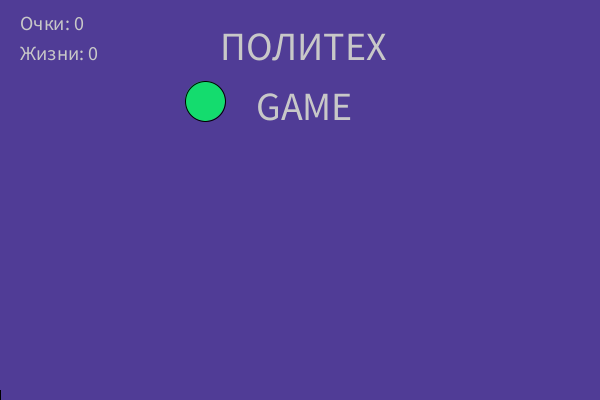
Frame 1 (no input)
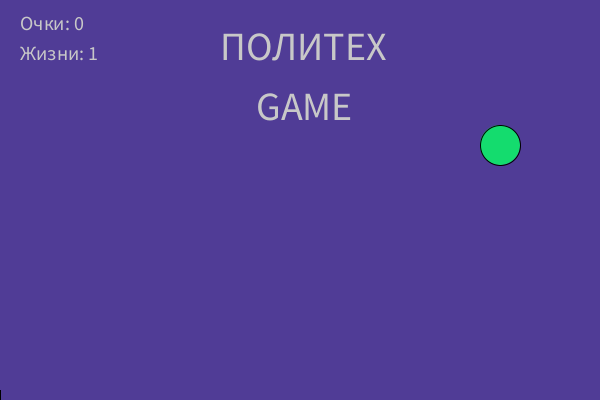
Frame 60 (the mouse pressed at the canvas centre just before this capture)
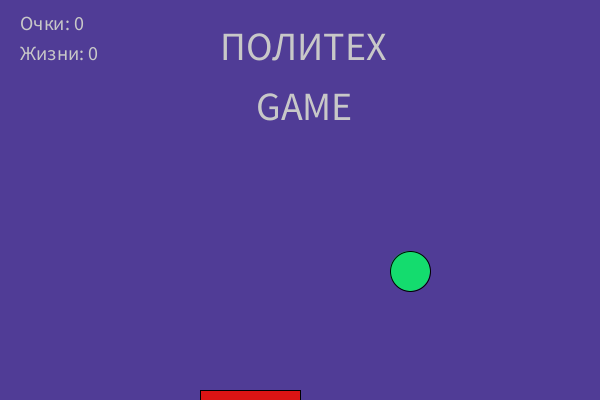
Frame 120 (the mouse held since frame 60 and released just before this capture)

The Processing sketch that drew these frames (run headless with seeded random() and noise(); from frame 60 on, the mouse is pressed at the canvas centre):

// Processing sketch: GAME
// ── GAME.pde
void setup() {
    size(600, 400);
}

float ballX = 200;
float ballY = 100;
float speedX = 5;
float speedY = 0;
int hit = 0;
int miss = 0;

void draw() {
    if (mousePressed) {
        hit = 0;
        miss = 0;
    }

    float paddle = 1000 / (hit + 10);
    if (ballX < 0 || ballX > width) speedX = -speedX;
    if (ballY > height) {
        speedY = -speedY;
        float distance = abs(mouseX - ballX);
        if (distance < paddle) hit += 1;
        else miss += 1;
    } else speedY += 1;

    ballX += speedX;
    ballY += speedY;
    if (miss <= 2)
        background(80, 60, 150);
    fill(20, 220, 110);
    ellipse(ballX, ballY, 40, 40);
    fill(220, 20, 20);
    rect(mouseX - paddle, height - 10, 100, 10);

    fill(200);
    textSize(20);
    text("Очки: " + hit, 20, 30);
    textSize(20);
    text("Жизни: " + miss, 20, 60);
    textSize(40);
    text("ПОЛИТЕХ ", 220, 60);
    textSize(40);
    text("GAME ", 256, 120);
}
